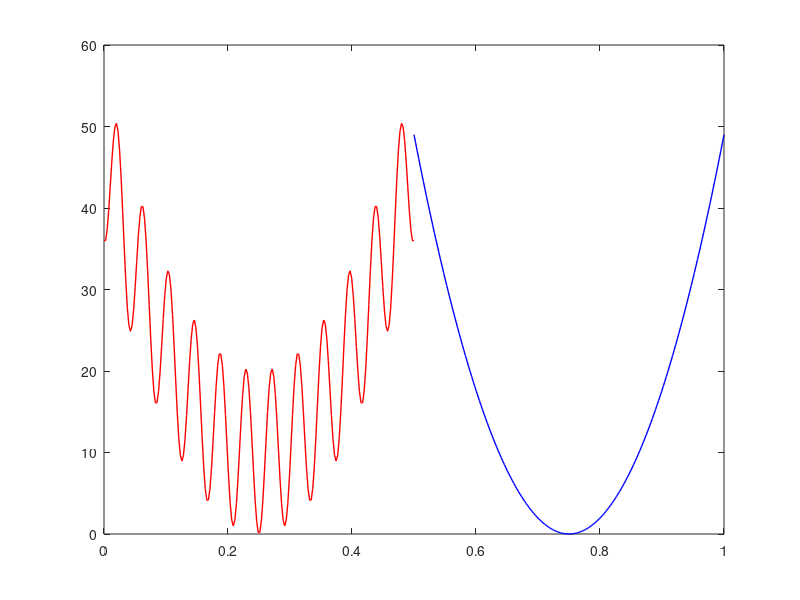

Reproduce this figure in MATLAB. (Note: this script raises an error after producing the figure.)
% Author: Xiaoming Xue
% Email: xminghsueh@gmail.com
%
% ------------
% Description:
% ------------
% This file is the script of demonstrating the chaotic matching. The
% corresponding figures are shown as Fig. 18 in the following paper.
%
% ------------
% Reference:
% ------------
% X. Xue, Y. Hu, C. Yang, et al. “Does Experience Always Help? Revisiting
% Evolutionary Sequential Transfer Optimization”, Submitted for Peer Review.

%% initialize the source and target problems
clc,clear
rand('state',11);
randn('state',11);
funs = @(x)(x+6).^2-10*cos(2*pi*(x+6))+10; % the source problem
lbs = -12; % the lower bound of the source instance
ubs = 12; % the upper bound of the source instance
funt = @(x)(x-7).^2; % the target problem
lbt = -14; % the lower bound of the target instance
ubt = 14; % the upper bound of the target instance
num_plot = 200; % the number of points used for plotting the source-target landscapes
ts = linspace(0,0.5,num_plot); % source solutions used for plotting the landscape
tt = linspace(0.5,1,num_plot); % target solutions used for plotting the landscape
fs = zeros(num_plot,1); % fitness values of the source solutions
ft = zeros(num_plot,1); % fitness values of the target solutions
for i = 1:num_plot % function evaluation
    fs(i) = funs(lbs+(ubs-lbs)*ts(i));
    ft(i) = funt(lbt+(ubt-lbt)*tt(i));
end

%% plot the source-target landscapes
figure1 = figure('color',[1 1 1],'position',[321.0000  365.6667  560.0000  420.0000]);
plot(ts,fs,'r-','linewidth',1);hold on;
plot(tt,ft,'b-','linewidth',1);
num_solutions = 200; % the number of solutions to be evaluated and used for learning the source-target mapping
train_s = lhsdesign_modified(num_solutions,0,0.5); % sample the source solutions using the LHS sampling
train_t = lhsdesign_modified(num_solutions,0.5,1); % sample the target solutions using the LHS sampling
fitness_s = zeros(num_solutions,1); % fitness values of source solutions
fitness_t = zeros(num_solutions,1); % fitness values of target solutions
for i = 1:num_solutions
    fitness_s(i) = funs(lbs+(ubs-lbs)*train_s(i));
    fitness_t(i) = funt(lbt+(ubt-lbt)*train_t(i));
end
fitness_rank_s = zeros(num_solutions,1); % fitness rankss of source solutions
fitness_rank_t = zeros(num_solutions,1); % fitness rankss of target solutions
for i = 1:num_solutions
    fitness_rank_s(i) = length(find(fitness_s<fitness_s(i)))+1;
    fitness_rank_t(i) = length(find(fitness_t<fitness_t(i)))+1;
end
for i = 1:num_solutions % match the source and target solutions with the same fitness rank
    idxs = find(fitness_rank_s==i);idxt = find(fitness_rank_t==i);
    plot(train_s(idxs),fitness_s(idxs),'rs','markerfacecolor','r','markersize',4+i/num_solutions*4);
    plot(train_t(idxt),fitness_t(idxt),'bo','markerfacecolor','b','markersize',4+i/num_solutions*4);
    plot([train_s(idxs) train_t(idxt)],[fitness_s(idxs) fitness_t(idxt)],'k-.');
end
xlabel('$x$','fontsize',18,'interpret','latex');
ylabel('$y$','fontsize',18,'interpret','latex');
set(gca,'linewidth',1);
title('Source and Target Instances','interpret','latex','fontsize',16);

%% plot the resultant mapping to be learned
figure2 = figure('color',[1 1 1],'position',[881.6667  365.0000  560.0000  420.0000]);
[~,idxs_r] = sort(fitness_s);
[~,idxt_r] = sort(fitness_t);
solution_s_sort = train_s(idxs_r); % sort the source solutions according to their fitness values
solution_t_sort = train_t(idxt_r); % sort the target solutions according to their fitness values
[~,indxsss] = sort(solution_s_sort);
plot(solution_s_sort(indxsss),solution_t_sort(indxsss),'k-','linewidth',1);
xlabel('$x_s$','fontsize',18,'interpret','latex');
ylabel('$x_t$','fontsize',18,'interpret','latex');
set(gca,'linewidth',1);
title('Source-Target Mapping to be Learned','interpret','latex','fontsize',16);